Frame 1 (no input): blank canvas, image omitted
Frame 60 (no input): blank canvas, image omitted
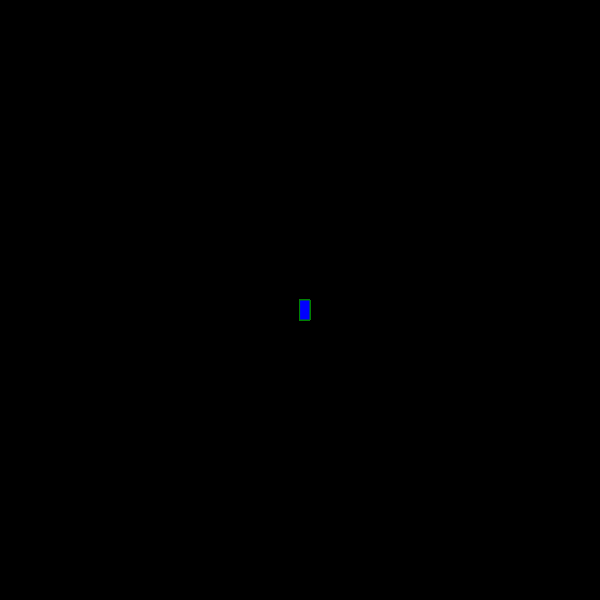
Frame 120 (the mouse pressed at the canvas centre since frame 60)

The p5.js sketch whose frames 1 and 60 were blank and that drew this single picture after the mouse press (run headless with seeded random() and noise() and a simulated clock; from frame 60 on, the mouse is pressed at the canvas centre):

// p5.js sketch
// ── sketch.js
function setup() {
  createCanvas(600, 600);
  background("black");
}

function draw() {
  stroke("green");
  fill("blue");

  // console.log(mouseIsPressed)

  if (mouseIsPressed) {
    rect(mouseX, mouseY, 10, 20);
  }
}
